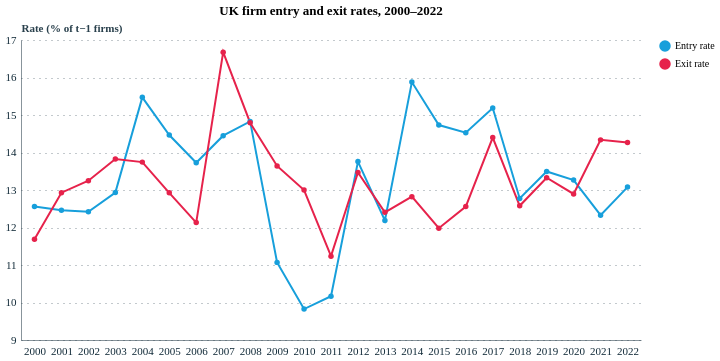

Notebook cell for this chart:
### Code cell
# Total entry and exit over time
tot_ee   = fd2[fd2['dimension'] == 'Total'].copy()
ee_long  = tot_ee.melt(id_vars=['year'],
                       value_vars=['entry_rate','exit_rate'],
                       var_name='measure', value_name='rate')
ee_long['measure'] = ee_long['measure'].map(
    {'entry_rate':'Entry rate','exit_rate':'Exit rate'})

alt.Chart(ee_long).mark_line(point=True, strokeWidth=2).encode(
    x=alt.X('year:O', title=''),
    y=alt.Y('rate:Q', title='Rate (% of t−1 firms)', scale=alt.Scale(zero=False)),
    color=alt.Color('measure:N',
        scale=alt.Scale(domain=['Entry rate','Exit rate'],
                        range=[pallete['nominal_1'],pallete['nominal_2']]),
        legend=alt.Legend(title='')),
    tooltip=['year:O','measure:N',alt.Tooltip('rate:Q',format='.1f')]
).properties(title='UK firm entry and exit rates, 2000–2022', width=620, height=300)

### Figure 1 — Vega-Lite specification as saved in the notebook (floating-point values rounded to 4 significant figures)
{"config": {"font": "Circular Std", "mark": {"line": {"interpolate": "linear"}}, "view": {"stroke": "transparent", "width": 400, "height": 300}, "range": {"category": ["#179fdb", "#e6224b", "#f4c245", "#122b39", "#eb5c2e", "#36b7b4"], "diverging": ["#E6224B", "#E54753", "#C9C9C9", "#179FDB", "#122B39"], "heatmap": ["#C9C9C9", "#179FDB", "#0063AF", "#122B39"], "ordinal": ["#00A767", "#36B7B4", "#179FDB", "#0063AF", "#243B5A"]}, "axisX": {"labelColor": "#122b39", "tickColor": "#122b39", "domainColor": "#122b39", "domainOpacity": 0.5, "gridOpacity": 0, "labelFont": "Circular Std", "labelAngle": 0, "labelAlign": "center", "labelFontSize": 11, "labelPadding": 5, "tickCount": 10, "tickSize": 0, "title": ""}, "axisY": {"labelColor": "#122b39", "labelFont": "Circular Std", "tickColor": "#122b39", "domainColor": "#122b39", "gridColor": "#122b39", "gridDash": [1, 5], "gridOpacity": 0.5, "labelPadding": 5, "labelFontSize": 11, "domainOpacity": 0.5, "tickSize": 0, "title": null, "titleAlign": "left", "titleAngle": 0, "titleBaseline": "bottom", "titleColor": "#122b39", "titleOpacity": 0.9, "titleX": 0, "titleY": -7}}, "data": {"name": "data-97cec5dd7a477922a7bef49cdbaefb8f"}, "mark": {"type": "line", "point": true, "strokeWidth": 2}, "encoding": {"color": {"field": "measure", "legend": {"title": ""}, "scale": {"domain": ["Entry rate", "Exit rate"], "range": ["#179fdb", "#e6224b"]}, "type": "nominal"}, "tooltip": [{"field": "year", "type": "ordinal"}, {"field": "measure", "type": "nominal"}, {"field": "rate", "format": ".1f", "type": "quantitative"}], "x": {"field": "year", "title": "", "type": "ordinal"}, "y": {"field": "rate", "scale": {"zero": false}, "title": "Rate (% of t−1 firms)", "type": "quantitative"}}, "height": 300, "title": "UK firm entry and exit rates, 2000–2022", "width": 620, "$schema": "https://vega.github.io/schema/vega-lite/v5.20.1.json", "datasets": {"data-97cec5dd7a477922a7bef49cdbaefb8f": [{"year": 2000, "measure": "Entry rate", "rate": 12.56}, {"year": 2001, "measure": "Entry rate", "rate": 12.46}, {"year": 2002, "measure": "Entry rate", "rate": 12.42}, {"year": 2003, "measure": "Entry rate", "rate": 12.93}, {"year": 2004, "measure": "Entry rate", "rate": 15.47}, {"year": 2005, "measure": "Entry rate", "rate": 14.47}, {"year": 2006, "measure": "Entry rate", "rate": 13.73}, {"year": 2007, "measure": "Entry rate", "rate": 14.45}, {"year": 2008, "measure": "Entry rate", "rate": 14.83}, {"year": 2009, "measure": "Entry rate", "rate": 11.07}, {"year": 2010, "measure": "Entry rate", "rate": 9.825}, {"year": 2011, "measure": "Entry rate", "rate": 10.17}, {"year": 2012, "measure": "Entry rate", "rate": 13.76}, {"year": 2013, "measure": "Entry rate", "rate": 12.19}, {"year": 2014, "measure": "Entry rate", "rate": 15.88}, {"year": 2015, "measure": "Entry rate", "rate": 14.73}, {"year": 2016, "measure": "Entry rate", "rate": 14.53}, {"year": 2017, "measure": "Entry rate", "rate": 15.19}, {"year": 2018, "measure": "Entry rate", "rate": 12.77}, {"year": 2019, "measure": "Entry rate", "rate": 13.49}, {"year": 2020, "measure": "Entry rate", "rate": 13.27}, {"year": 2021, "measure": "Entry rate", "rate": 12.33}, {"year": 2022, "measure": "Entry rate", "rate": 13.08}, {"year": 2000, "measure": "Exit rate", "rate": 11.69}, {"year": 2001, "measure": "Exit rate", "rate": 12.93}, {"year": 2002, "measure": "Exit rate", "rate": 13.25}, {"year": 2003, "measure": "Exit rate", "rate": 13.83}, {"year": 2004, "measure": "Exit rate", "rate": 13.74}, {"year": 2005, "measure": "Exit rate", "rate": 12.92}, {"year": 2006, "measure": "Exit rate", "rate": 12.13}, {"year": 2007, "measure": "Exit rate", "rate": 16.68}, {"year": 2008, "measure": "Exit rate", "rate": 14.79}, {"year": 2009, "measure": "Exit rate", "rate": 13.64}, {"year": 2010, "measure": "Exit rate", "rate": 13.0}, {"year": 2011, "measure": "Exit rate", "rate": 11.24}, {"year": 2012, "measure": "Exit rate", "rate": 13.47}, {"year": 2013, "measure": "Exit rate", "rate": 12.41}, {"year": 2014, "measure": "Exit rate", "rate": 12.82}, {"year": 2015, "measure": "Exit rate", "rate": 11.98}, {"year": 2016, "measure": "Exit rate", "rate": 12.56}, {"year": 2017, "measure": "Exit rate", "rate": 14.4}, {"year": 2018, "measure": "Exit rate", "rate": 12.58}, {"year": 2019, "measure": "Exit rate", "rate": 13.33}, {"year": 2020, "measure": "Exit rate", "rate": 12.89}, {"year": 2021, "measure": "Exit rate", "rate": 14.34}, {"year": 2022, "measure": "Exit rate", "rate": 14.26}]}}
